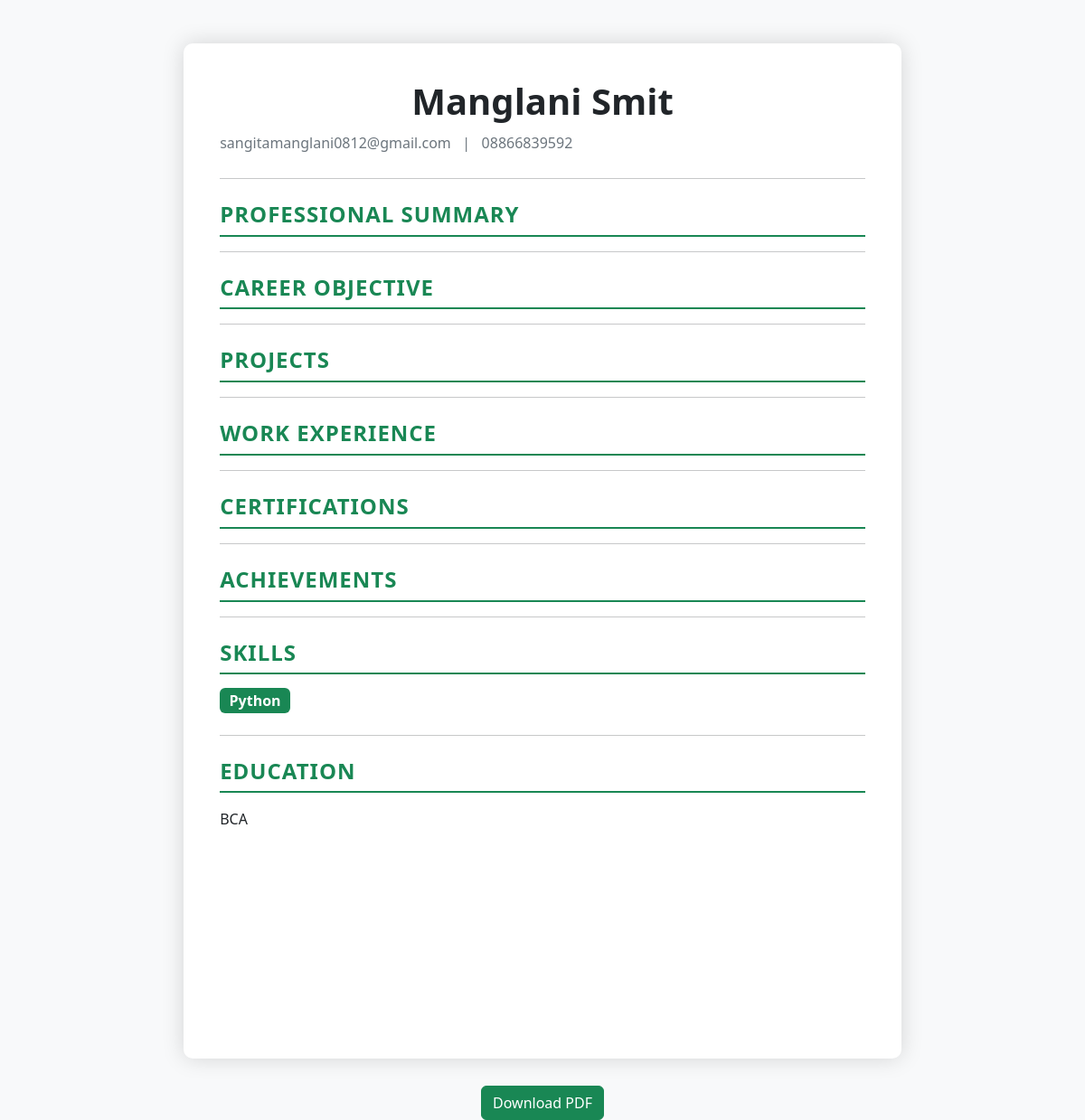
The app's page /resumedetail/1 (signed in) with its own data.
### resume/models.py (models this page shows, shortened)
class Resume(models.Model):
    name = models.CharField(max_length=100)
    email = models.EmailField()
    phone = models.CharField(max_length=15)
    skills = models.TextField()
    education = models.TextField()
    created_at = models.DateTimeField(auto_now_add=True)
    summary = models.TextField(blank=True)
    template_id = models.IntegerField(default=1)
    projects = models.TextField(blank=True)
    experience = models.TextField(blank=True)
    certifications = models.TextField(blank=True)
    achievements = models.TextField(blank=True)
    objective = models.TextField(blank=True)

### resume/views.py (the view)
# urls.py: path("resumedetail/<int:id>",views.resumedetail, name="resumedetail"),
def resumedetail(request, id):
    if "log_id" not in request.session:
        messages.error(request,"Please login first")
        return redirect("/login")
    resume = Resume.objects.get(id=id)
    skills = [skill.strip() for skill in resume.skills.split(",")]
    if resume.template_id == 1:
        template = "resume_modern.html"
    elif resume.template_id == 2:
        template = "resume_professional.html"
    elif resume.template_id == 3:
        template = "resume_minimal.html"
    elif resume.template_id == 4:
        template = "resume_creative.html"
    else:
        template = "resume_executive.html"
    return render(request, template, {"resume": resume, "skills": skills})

### resume/templates/resume_modern.html (shortened to what this page needs)
{% load static %}
<!DOCTYPE html>
<html>
<head>
<link href="https://cdn.jsdelivr.net/npm/bootstrap@5.3.7/dist/css/bootstrap.min.css" rel="stylesheet">
    <link rel="stylesheet"
href="https://cdn.jsdelivr.net/npm/bootstrap-icons@1.11.3/font/bootstrap-icons.min.css">
<link rel="stylesheet" href="{% static 'css/style.css' %}">
</head>
<body class="bg-light">
<div class="container mt-5">
<div class="resume-paper">
    <div class="text-center mb-4">
    <h1 class="fw-bold text-dark">
        {{ resume.name }}
    </h1>
    <p class="text-secondary mb-0">
        {{ resume.email }}
        &nbsp;&nbsp;|&nbsp;&nbsp;
        {{ resume.phone }}
    </p>
</div>
<hr>
    <h4 class="section-title">
    Professional Summary
</h4>
    <hr>
<h4 class="section-title">
    Career Objective
</h4>
    <hr>
<h4 class="section-title">
    Projects
</h4>
    <hr>
<h4 class="section-title">
    Work Experience
</h4>
    <hr>
<h4 class="section-title">
    Certifications
</h4>
    <hr>
<h4 class="section-title">
    Achievements
</h4>
    <hr>
    <h4 class="section-title">
    Skills
</h4>
<div>
{% for skill in skills %}
<span class="badge bg-success fs-6 me-2 mb-2">
{{ skill }}
</span>
{% endfor %}
</div>
    <hr>
    <h4 class="section-title">
    Education
</h4>
    <p>{{ resume.education }}</p>
</div>
</div>
{% if not pdf %}
<div class="text-center mt-4">
<a href="/resume_pdf/{{ resume.id }}"
class="btn btn-success">
Download PDF
</a>
</div>
{% endif %}
</body>
</html>

### resume/static/css/style.css (style rules this page uses)
body { background:#f5f7fa; }
.resume-paper { width:210mm; min-height:297mm; background:white; margin:40px auto; padding:40px; box-shadow:0 0 15px rgba(0,0,0,0.15); border-radius:8px; }
.resume-paper h1 { font-weight:bold; }
.resume-paper p { line-height:1.8; text-align:justify; }
.resume-paper { width: 210mm; min-height: 297mm; margin: 30px auto; background: white; padding: 40px; border-radius: 10px; box-shadow: 0 0 25px rgba(0,0,0,0.15); }
.section-title { border-bottom:2px solid #198754; padding-bottom:8px; margin-top:25px; margin-bottom:15px; color:#198754; font-weight:bold; text-transform:uppercase; letter-spacing:1px; }

### records on screen
Resume: name "Manglani Smit", email "sangitamanglani0812@gmail.com", phone "08866839592", skills "Python", education "BCA"
